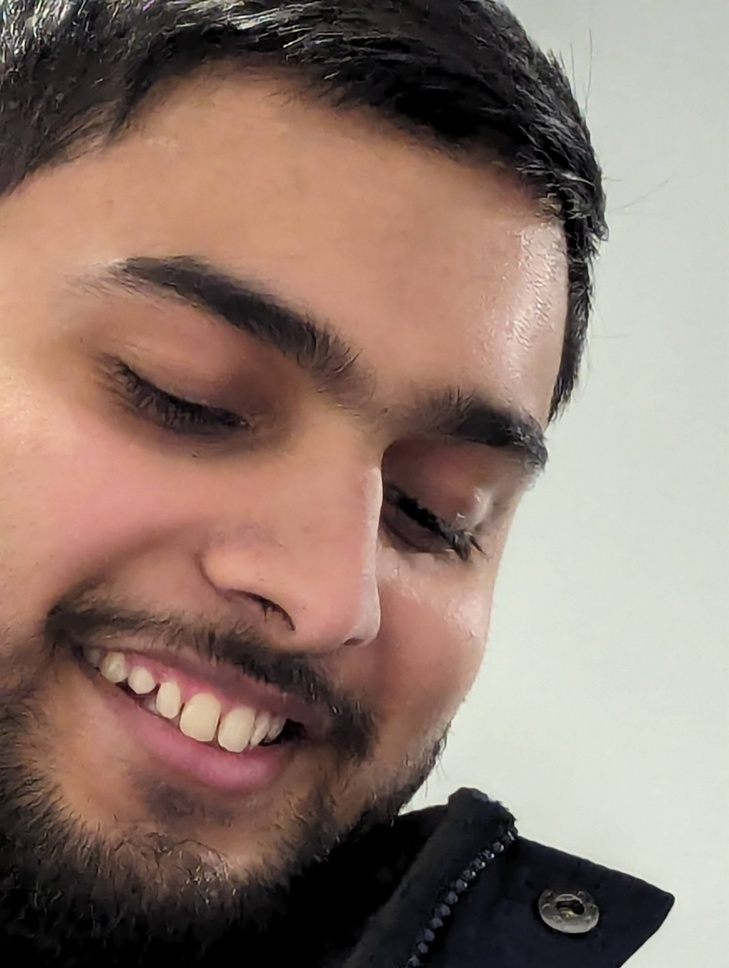
#> input picture 1_image_compressor/ahmed.jpg, 729 x 968 px, shrunk from 3072 x 4080 before the run
$ python image_compressor.py
#> lines starting #> are read from the running program, lines starting #| are printed output that depends on the picture
# Image Compressor
# Adapted from Brunton, Kutz - databookV2

import numpy as np
import matplotlib.pyplot as plt
from matplotlib.image import imread
import matplotlib.cm as cm

A = imread('ahmed.jpg')
#> A is the input picture: shape (968, 729, 3); mean R, G, B 141.9, 120.3, 109.7
X = np.mean(A, -1)
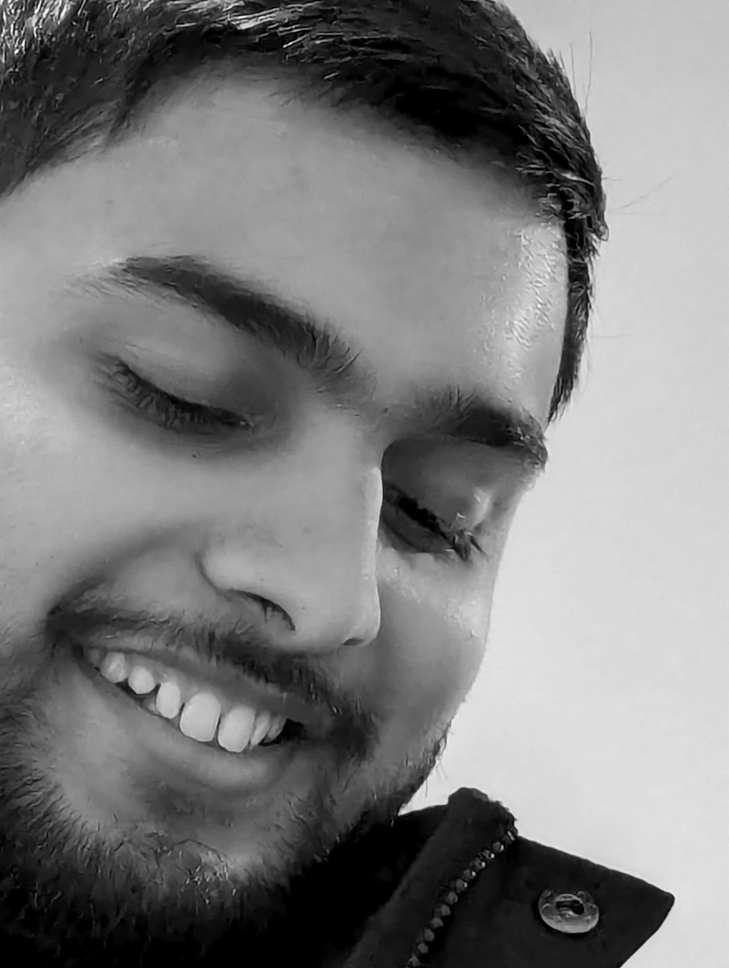
#> X: shape (968, 729) float64; min 0, max 252.7, mean 124

plot = plt.imshow(X, cmap = cm.gray)

U, S, VT = np.linalg.svd(X, full_matrices = False)
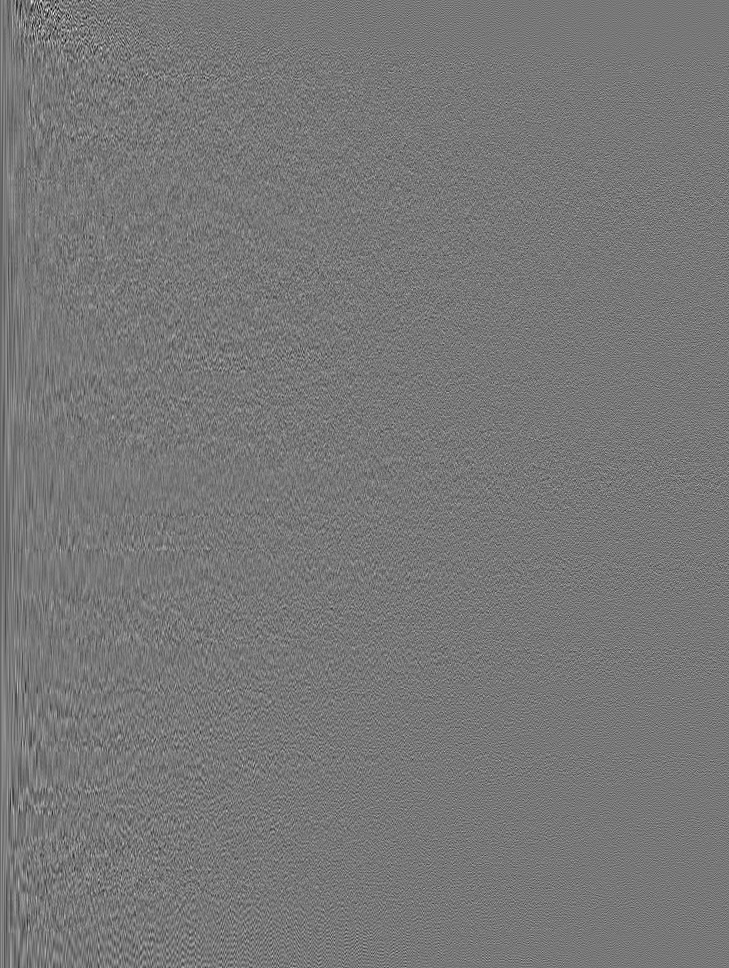
#> U: shape (968, 729) float64; min -0.252, max 0.283, mean -4.06e-05; drawn with min black and max white
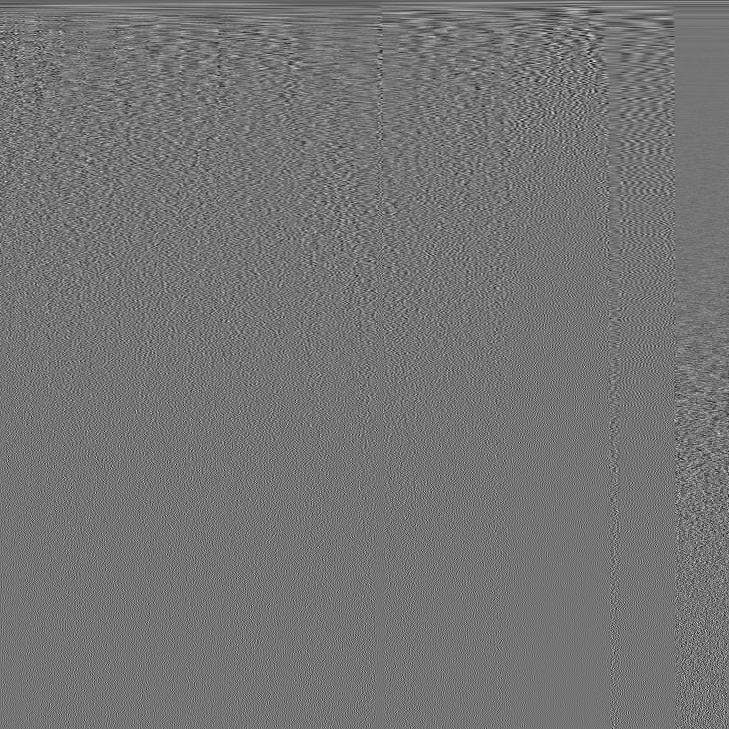
#> VT: shape (729, 729) float64; min -0.21, max 0.249, mean -6.06e-05; drawn with min black and max white
#> S = 729 values, max 113452.1 at index 0, min 2.25 at index 728, mean 500.4
S = np.diag(S)

for r in (2000, 500, 150):
    alpha = int(np.floor(np.min(np.shape(X)) / r))
    Xapprox = U[:,:alpha] @ S[0:alpha,:alpha] @ VT[:alpha,:]
    img = plt.imshow(Xapprox, cmap = cm.gray)
    plt.show()
#> this loop made 3 passes
#> pass 1, `plt.show()`:
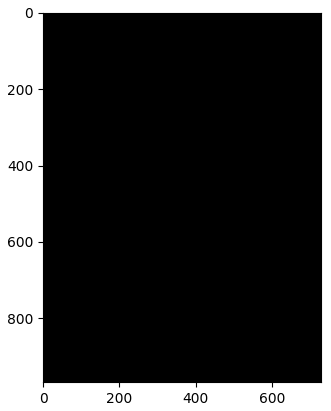
#> figure drawn by matplotlib, 1 panel
#> pass 2, `Xapprox = U[:,:alpha] @ S[0:alpha,:alpha] @ VT[:alpha,:]`:
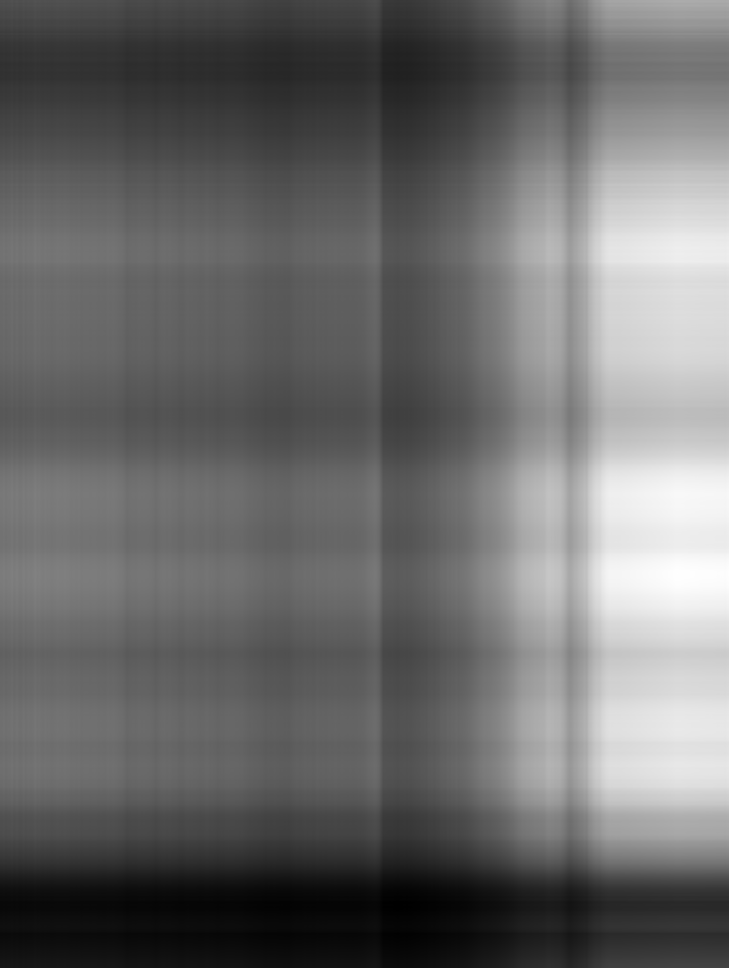
#> Xapprox: shape (968, 729) float64; min 27.82, max 259.7, mean 125.2; drawn with min black and max white
#> pass 3, `Xapprox = U[:,:alpha] @ S[0:alpha,:alpha] @ VT[:alpha,:]`:
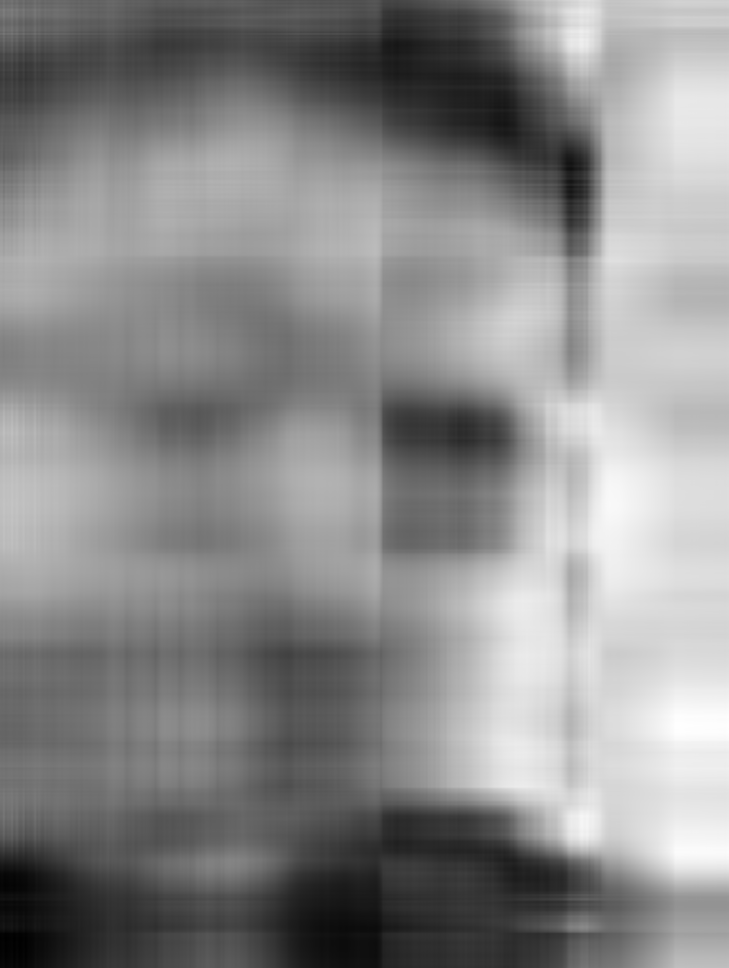
#> Xapprox: shape (968, 729) float64; min -36.49, max 259.4, mean 124.1; drawn with min black and max white

$ run again, with 1_image_compressor/scoot.jpg copied over 1_image_compressor/ahmed.jpg
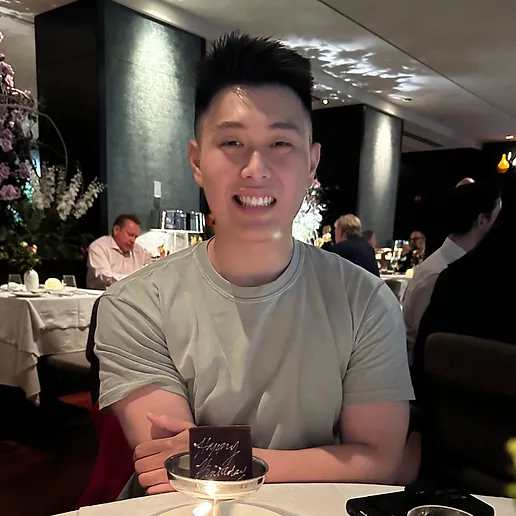
#> input picture 1_image_compressor/scoot.jpg, 516 x 516 px
#> A is the input picture: shape (516, 516, 3); mean R, G, B 92.1, 80.5, 72.7
#> `U, S, VT = np.linalg.svd(X, full_matrices = False)`:
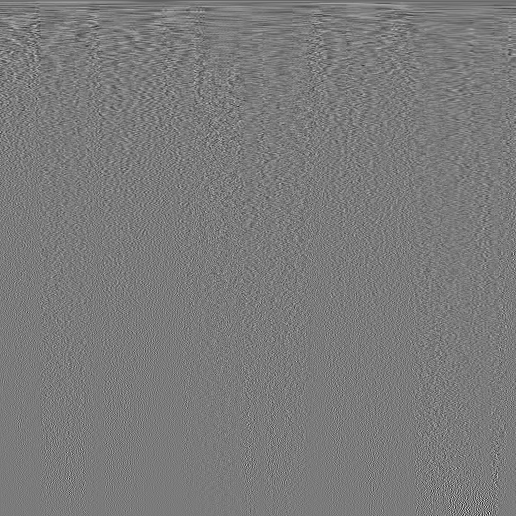
#> VT: shape (516, 516) float64; min -0.347, max 0.369, mean -9e-05; drawn with min black and max white
#> `U, S, VT = np.linalg.svd(X, full_matrices = False)`: S = 516 values, max 47211.7 at index 0, min 0.11 at index 515, mean 510.7
#> the loop `for r in (2000, 500, 150):` made 3 passes
#> pass 3, `Xapprox = U[:,:alpha] @ S[0:alpha,:alpha] @ VT[:alpha,:]`:
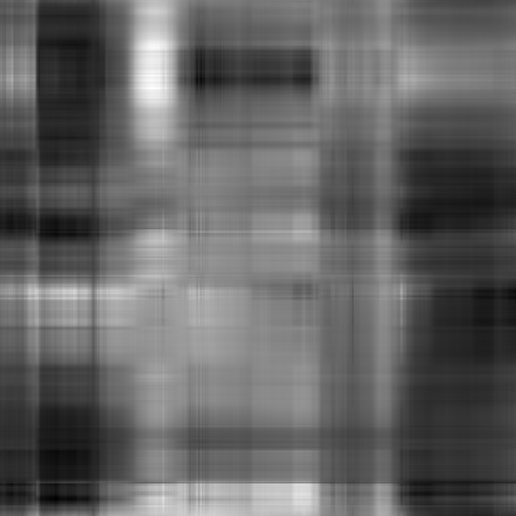
#> Xapprox: shape (516, 516) float64; min -37.33, max 268.1, mean 82; drawn with min black and max white
